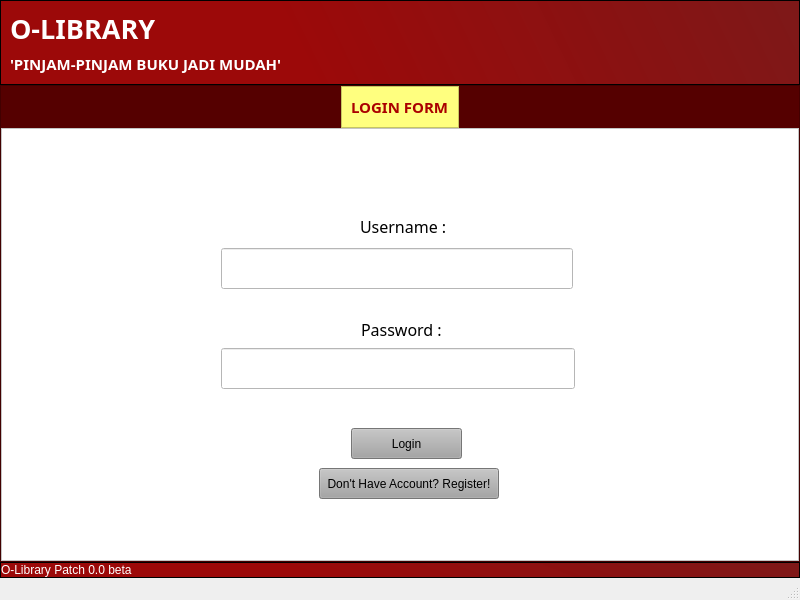
<?xml version="1.0" encoding="UTF-8"?>
<ui version="4.0">
 <class>MainWindow</class>
 <widget class="QMainWindow" name="MainWindow">
  <property name="geometry">
   <rect>
    <x>0</x>
    <y>0</y>
    <width>800</width>
    <height>600</height>
   </rect>
  </property>
  <property name="minimumSize">
   <size>
    <width>800</width>
    <height>600</height>
   </size>
  </property>
  <property name="maximumSize">
   <size>
    <width>800</width>
    <height>600</height>
   </size>
  </property>
  <property name="font">
   <font>
    <family>Segoe UI</family>
    <pointsize>10</pointsize>
   </font>
  </property>
  <property name="windowTitle">
   <string>MainWindow</string>
  </property>
  <widget class="QWidget" name="centralwidget">
   <layout class="QVBoxLayout" name="verticalLayout">
    <property name="spacing">
     <number>0</number>
    </property>
    <property name="leftMargin">
     <number>0</number>
    </property>
    <property name="topMargin">
     <number>0</number>
    </property>
    <property name="rightMargin">
     <number>0</number>
    </property>
    <property name="bottomMargin">
     <number>0</number>
    </property>
    <item alignment="Qt::AlignTop">
     <widget class="QFrame" name="header">
      <property name="styleSheet">
       <string notr="true">background-color:qlineargradient(spread:pad, x1:0.341, y1:0.034, x2:1, y2:0, stop:0 rgba(153, 0, 0, 245), stop:1 rgba(122, 17, 17, 246))</string>
      </property>
      <property name="frameShape">
       <enum>QFrame::StyledPanel</enum>
      </property>
      <property name="frameShadow">
       <enum>QFrame::Raised</enum>
      </property>
      <layout class="QVBoxLayout" name="verticalLayout_2">
       <item>
        <widget class="QLabel" name="label">
         <property name="font">
          <font>
           <family>Trueno</family>
           <pointsize>20</pointsize>
           <weight>75</weight>
           <bold>true</bold>
          </font>
         </property>
         <property name="styleSheet">
          <string notr="true">background:none;
color:#fff</string>
         </property>
         <property name="text">
          <string>O-LIBRARY</string>
         </property>
        </widget>
       </item>
       <item>
        <widget class="QLabel" name="label_2">
         <property name="font">
          <font>
           <family>Trueno</family>
           <pointsize>11</pointsize>
           <weight>75</weight>
           <bold>true</bold>
          </font>
         </property>
         <property name="styleSheet">
          <string notr="true">background:none;
color:#fff</string>
         </property>
         <property name="text">
          <string>'PINJAM-PINJAM BUKU JADI MUDAH'</string>
         </property>
        </widget>
       </item>
      </layout>
     </widget>
    </item>
    <item>
     <widget class="QFrame" name="body">
      <property name="sizePolicy">
       <sizepolicy hsizetype="Preferred" vsizetype="Expanding">
        <horstretch>0</horstretch>
        <verstretch>0</verstretch>
       </sizepolicy>
      </property>
      <property name="styleSheet">
       <string notr="true">background:rgb(170, 255, 0)rgb(85, 0, 0)</string>
      </property>
      <property name="frameShape">
       <enum>QFrame::StyledPanel</enum>
      </property>
      <property name="frameShadow">
       <enum>QFrame::Raised</enum>
      </property>
      <layout class="QVBoxLayout" name="verticalLayout_4">
       <property name="spacing">
        <number>0</number>
       </property>
       <property name="leftMargin">
        <number>0</number>
       </property>
       <property name="topMargin">
        <number>0</number>
       </property>
       <property name="rightMargin">
        <number>0</number>
       </property>
       <property name="bottomMargin">
        <number>0</number>
       </property>
       <item alignment="Qt::AlignHCenter|Qt::AlignTop">
        <widget class="QFrame" name="judul_2">
         <property name="styleSheet">
          <string notr="true">background:rgb(255, 255, 127)</string>
         </property>
         <property name="frameShape">
          <enum>QFrame::StyledPanel</enum>
         </property>
         <property name="frameShadow">
          <enum>QFrame::Raised</enum>
         </property>
         <layout class="QVBoxLayout" name="verticalLayout_5">
          <item>
           <widget class="QLabel" name="label_4">
            <property name="font">
             <font>
              <family>Trueno</family>
              <pointsize>11</pointsize>
              <weight>75</weight>
              <bold>true</bold>
             </font>
            </property>
            <property name="styleSheet">
             <string notr="true">background:none;
color:rgb(170, 0, 0);
</string>
            </property>
            <property name="text">
             <string>LOGIN FORM</string>
            </property>
           </widget>
          </item>
         </layout>
        </widget>
       </item>
       <item>
        <widget class="QFrame" name="input">
         <property name="sizePolicy">
          <sizepolicy hsizetype="Preferred" vsizetype="Expanding">
           <horstretch>0</horstretch>
           <verstretch>0</verstretch>
          </sizepolicy>
         </property>
         <property name="styleSheet">
          <string notr="true">background:#fff</string>
         </property>
         <property name="locale">
          <locale language="English" country="UnitedStatesMinorOutlyingIslands"/>
         </property>
         <property name="frameShape">
          <enum>QFrame::StyledPanel</enum>
         </property>
         <property name="frameShadow">
          <enum>QFrame::Raised</enum>
         </property>
         <widget class="QLineEdit" name="inuser">
          <property name="geometry">
           <rect>
            <x>220</x>
            <y>120</y>
            <width>352</width>
            <height>41</height>
           </rect>
          </property>
         </widget>
         <widget class="QLineEdit" name="inpsw">
          <property name="geometry">
           <rect>
            <x>220</x>
            <y>220</y>
            <width>354</width>
            <height>41</height>
           </rect>
          </property>
          <property name="echoMode">
           <enum>QLineEdit::Password</enum>
          </property>
         </widget>
         <widget class="QLabel" name="label_5">
          <property name="geometry">
           <rect>
            <x>359</x>
            <y>90</y>
            <width>91</width>
            <height>16</height>
           </rect>
          </property>
          <property name="font">
           <font>
            <family>Roboto Bk</family>
            <pointsize>12</pointsize>
           </font>
          </property>
          <property name="text">
           <string>Username :</string>
          </property>
         </widget>
         <widget class="QLabel" name="label_6">
          <property name="geometry">
           <rect>
            <x>360</x>
            <y>193</y>
            <width>91</width>
            <height>16</height>
           </rect>
          </property>
          <property name="font">
           <font>
            <family>Roboto Bk</family>
            <pointsize>12</pointsize>
           </font>
          </property>
          <property name="text">
           <string>Password :</string>
          </property>
         </widget>
         <widget class="QPushButton" name="log_in">
          <property name="geometry">
           <rect>
            <x>350</x>
            <y>300</y>
            <width>111</width>
            <height>31</height>
           </rect>
          </property>
          <property name="styleSheet">
           <string notr="true">background : rgb(165, 165, 165)</string>
          </property>
          <property name="text">
           <string>Login</string>
          </property>
          <property name="shortcut">
           <string>Return</string>
          </property>
         </widget>
         <widget class="QPushButton" name="reg">
          <property name="geometry">
           <rect>
            <x>318</x>
            <y>340</y>
            <width>180</width>
            <height>31</height>
           </rect>
          </property>
          <property name="styleSheet">
           <string notr="true">background : rgb(165, 165, 165)</string>
          </property>
          <property name="text">
           <string>Don't Have Account? Register!</string>
          </property>
         </widget>
         <widget class="QLabel" name="error">
          <property name="geometry">
           <rect>
            <x>230</x>
            <y>270</y>
            <width>331</width>
            <height>20</height>
           </rect>
          </property>
          <property name="styleSheet">
           <string notr="true">color:rgb(255, 0, 0)</string>
          </property>
          <property name="text">
           <string/>
          </property>
         </widget>
        </widget>
       </item>
      </layout>
     </widget>
    </item>
    <item alignment="Qt::AlignBottom">
     <widget class="QFrame" name="footer">
      <property name="styleSheet">
       <string notr="true">background-color:qlineargradient(spread:pad, x1:0.341, y1:0.034, x2:1, y2:0, stop:0 rgba(153, 0, 0, 245), stop:1 rgba(122, 17, 17, 246))</string>
      </property>
      <property name="frameShape">
       <enum>QFrame::StyledPanel</enum>
      </property>
      <property name="frameShadow">
       <enum>QFrame::Raised</enum>
      </property>
      <layout class="QVBoxLayout" name="verticalLayout_3">
       <property name="spacing">
        <number>0</number>
       </property>
       <property name="leftMargin">
        <number>0</number>
       </property>
       <property name="topMargin">
        <number>0</number>
       </property>
       <property name="rightMargin">
        <number>0</number>
       </property>
       <property name="bottomMargin">
        <number>0</number>
       </property>
       <item>
        <widget class="QLabel" name="label_3">
         <property name="font">
          <font>
           <family>Segoe UI</family>
           <pointsize>9</pointsize>
          </font>
         </property>
         <property name="styleSheet">
          <string notr="true">background:none;
color:#fff</string>
         </property>
         <property name="text">
          <string>O-Library Patch 0.0 beta</string>
         </property>
        </widget>
       </item>
      </layout>
     </widget>
    </item>
   </layout>
  </widget>
  <widget class="QStatusBar" name="statusbar"/>
 </widget>
 <resources/>
 <connections/>
</ui>
